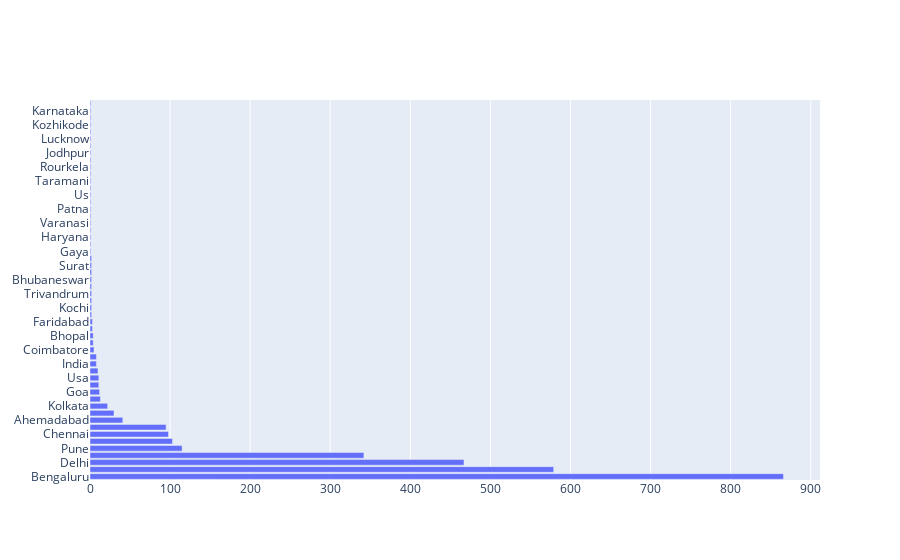

The cell this chart's notebook holds for it:
### Code cell
fig = go.Figure()

fig.add_trace(go.Bar(
    y=a.index,
    x=a,
    name='City Wise Distribution',
                orientation='h'))

fig.show()

### Figure 1 — Plotly figure (JSON) as saved in the notebook; plotly's stock layout.template omitted (floating-point values rounded to 4 significant figures)
{"data": [{"name": "City Wise Distribution", "orientation": "h", "type": "bar", "x": [866, 579, 467, 342, 115, 103, 98, 95, 41, 30, 22, 13, 12, 11, 11, 10, 8, 8, 5, 4, 4, 3, 3, 2, 2, 2, 2, 2, 2, 2, 2, 2, 1, 1, 1, 1, 1, 1, 1, 1, 1, 1, 1, 1, 1, 1, 1, 1, 1, 1, 1, 1, 1, 1], "y": ["Bengaluru", "Mumbai", "Delhi", "Gurgaon", "Pune", "Hyderabad", "Chennai", "Noida", "Ahemadabad", "Jaipur", "Kolkata", "Indore", "Goa", "Chandigarh", "Usa", "Vadodara", "India", "Singapore", "Coimbatore", "Kanpur", "Bhopal", "Nagpur", "Faridabad", "Gwalior", "Kochi", "Agra", "Trivandrum", "Udupi", "Bhubaneswar", "Siliguri", "Surat", "Udaipur", "Gaya", "Amritsar", "Haryana", "Belgaum", "Varanasi", "Hubli", "Patna", "Uttar Pradesh", "Us", "Tulangan", "Taramani", "Srinagar", "Rourkela", "Nairobi", "Jodhpur", "Missourie", "Lucknow", "London", "Kozhikode", "Karur", "Karnataka", "Kerala"]}], "layout": {}}
